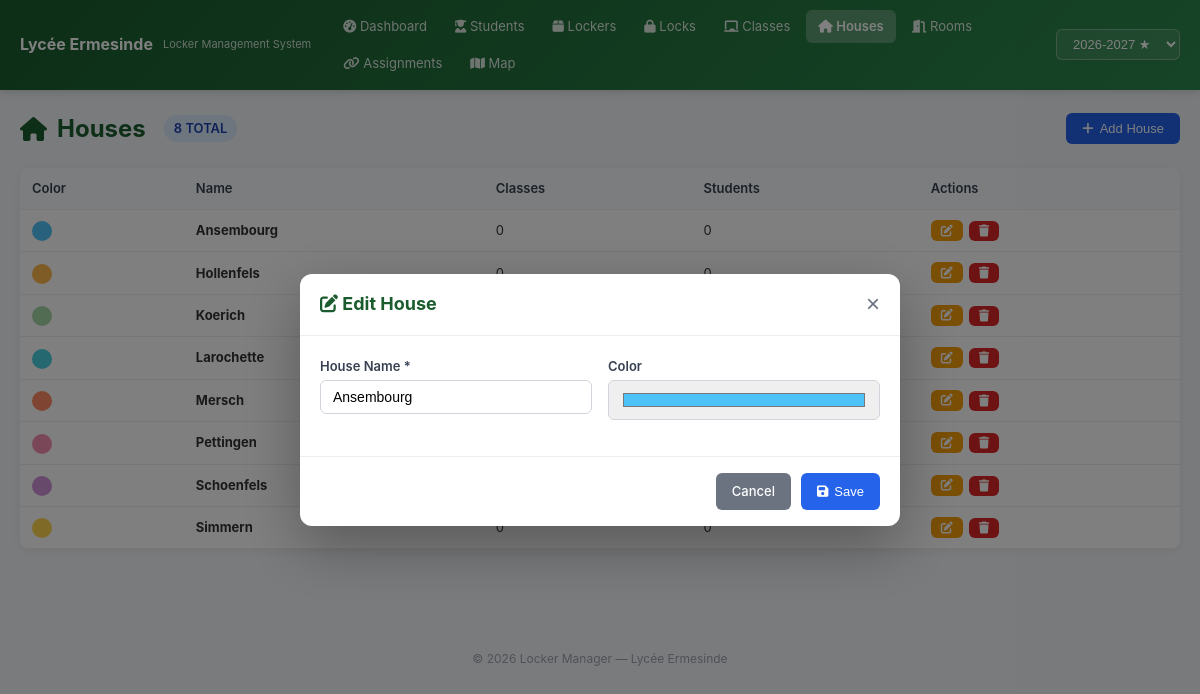
Page /houses.php?action=edit&id=1 on the committed database.
### tables this page shows
CREATE TABLE IF NOT EXISTS houses (
    id INT AUTO_INCREMENT PRIMARY KEY,
    name VARCHAR(100) NOT NULL UNIQUE,
    color VARCHAR(20) DEFAULT '#999999',
    created_at TIMESTAMP DEFAULT CURRENT_TIMESTAMP
);

### includes/db.php (called while the page is built, shortened)
<?php
class DB {
    private static ?PDO $instance = null;
    public static function getInstance(): PDO {
        if (self::$instance === null) {
            $dsn = 'mysql:host=' . DB_HOST . ';dbname=' . DB_NAME . ';charset=' . DB_CHARSET;
            $options = [
                PDO::ATTR_ERRMODE            => PDO::ERRMODE_EXCEPTION,
                PDO::ATTR_DEFAULT_FETCH_MODE => PDO::FETCH_ASSOC,
                PDO::ATTR_EMULATE_PREPARES   => false,
            ];
            self::$instance = new PDO($dsn, DB_USER, DB_PASS, $options);
        }
        return self::$instance;
    }
    public static function query(string $sql, array $params = []): PDOStatement {
        $stmt = self::getInstance()->prepare($sql);
        $stmt->execute($params);
        return $stmt;
    }
    public static function fetchAll(string $sql, array $params = []): array {
        return self::query($sql, $params)->fetchAll();
    }
    public static function fetchOne(string $sql, array $params = []): array|null|false {
        return self::query($sql, $params)->fetch();
    }
}

### includes/helpers.php (called while the page is built, shortened)
<?php
require_once __DIR__ . '/db.php';
function h(?string $str): string {
    return htmlspecialchars($str ?? '', ENT_QUOTES, 'UTF-8');
}

### houses.php (the view, shortened to what this page needs)
<?php
require_once 'includes/helpers.php';
$houses = DB::fetchAll("
    SELECT h.*,
           (SELECT COUNT(*) FROM classes WHERE house_id = h.id) as class_count,
           (SELECT COUNT(*) FROM students s JOIN classes c ON s.class_id = c.id WHERE c.house_id = h.id) as student_count
    FROM houses h ORDER BY h.name
");
$editHouse = null;
if (isset($_GET['action']) && $_GET['action'] === 'edit' && isset($_GET['id'])) {
    $editHouse = DB::fetchOne("SELECT * FROM houses WHERE id = ?", [(int)$_GET['id']]);
}
include 'includes/header.php';
?>
<div class="page-header">
    <h1><i class="fas fa-home"></i> Houses
        <span class="badge badge-info" style="font-size:13px; margin-left:8px"><?= count($houses) ?> total</span>
    </h1>
    <button class="btn btn-primary" onclick="openModal('addHouseModal')"><i class="fas fa-plus"></i> Add House</button>
</div>
<div class="card">
    <div class="card-body" style="padding:0">
        <div class="table-wrapper">
        <table>
            <thead>
                <tr>
                    <th>Color</th>
                    <th>Name</th>
                    <th>Classes</th>
                    <th>Students</th>
                    <th>Actions</th>
                </tr>
            </thead>
            <tbody>
                <?php foreach ($houses as $house): ?>
                <tr>
                    <td><span class="house-dot" style="background:<?= h($house['color']) ?>; width:20px; height:20px;"></span></td>
                    <td><strong><?= h($house['name']) ?></strong></td>
                    <td><?= $house['class_count'] ?></td>
                    <td><?= $house['student_count'] ?></td>
                    <td>
                        <div class="btn-group">
                            <a href="houses.php?action=edit&id=<?= $house['id'] ?>" class="btn btn-warning btn-sm"><i class="fas fa-edit"></i></a>
                            <form method="post" style="display:inline">
                                <button class="btn btn-danger btn-sm" type="submit" data-confirm="Delete house '<?= h($house['name']) ?>'?"><i class="fas fa-trash"></i></button>
                            </form>
                        </div>
                    </td>
                </tr>
                <?php endforeach; ?>
            </tbody>
        </table>
        </div>
    </div>
</div>
<?php if ($editHouse): ?>
<div class="modal-overlay open" id="editHouseModal">
    <div class="modal">
        <div class="modal-header">
            <h3><i class="fas fa-edit"></i> Edit House</h3>
            <button class="modal-close" onclick="window.location='houses.php'">×</button>
        </div>
        <form method="post">
            <div class="modal-body">
                <div class="form-row">
                    <div class="form-group">
                        <label class="form-label">House Name *</label>
                        <input type="text" name="name" class="form-control" value="<?= h($editHouse['name']) ?>" required>
                    </div>
                    <div class="form-group">
                        <label class="form-label">Color</label>
                        <input type="color" name="color" class="form-control" value="<?= h($editHouse['color'] ?? '#999999') ?>" style="height:40px">
                    </div>
                </div>
            </div>
            <div class="modal-footer">
                <a href="houses.php" class="btn btn-secondary">Cancel</a>
                <button type="submit" class="btn btn-primary"><i class="fas fa-save"></i> Save</button>
            </div>
        </form>
    </div>
</div>
<?php endif; ?>
<?php include 'includes/footer.php'; ?>

### assets/css/style.css (style rules this page uses)
*, *::before, *::after { box-sizing: border-box; margin: 0; padding: 0; }
body { font-family: -apple-system, BlinkMacSystemFont, 'Segoe UI', Roboto, Oxygen, sans-serif; background: #f4f6f9; color: #333; line-height: 1.6; min-height: 100vh; }
a { color: #2563eb; text-decoration: none; }
.card { background: #fff; border-radius: 10px; box-shadow: 0 2px 8px rgba(0,0,0,0.06); margin-bottom: 20px; overflow: hidden; }
.card-body { padding: 20px; }
.page-header { display: flex; justify-content: space-between; align-items: center; margin-bottom: 20px; flex-wrap: wrap; gap: 10px; }
.page-header h1 { font-size: 24px; color: #1a5c2e; display: flex; align-items: center; gap: 10px; }
.btn { display: inline-flex; align-items: center; gap: 6px; padding: 8px 16px; border-radius: 6px; border: none; font-size: 13px; font-weight: 500; cursor: pointer; transition: all 0.2s; text-decoration: none; }
.btn-primary { background: #2563eb; color: #fff; }
.btn-secondary { background: #6b7280; color: #fff; }
.btn-warning { background: #f59e0b; color: #fff; }
.btn-danger { background: #dc2626; color: #fff; }
.btn-sm { padding: 4px 10px; font-size: 12px; }
.btn-group { display: flex; gap: 6px; flex-wrap: wrap; }
.table-wrapper { overflow-x: auto; }
table { width: 100%; border-collapse: collapse; font-size: 13px; }
thead { background: #f8fafc; }
th, td { padding: 10px 12px; text-align: left; border-bottom: 1px solid #eee; }
th { font-weight: 600; color: #374151; white-space: nowrap; }
.badge { display: inline-block; padding: 3px 10px; border-radius: 20px; font-size: 11px; font-weight: 600; text-transform: uppercase; }
.badge-info { background: #dbeafe; color: #1e40af; }
.form-control { width: 100%; padding: 8px 12px; border: 1px solid #d1d5db; border-radius: 6px; font-size: 14px; transition: border-color 0.2s; }
.form-label { display: block; font-weight: 600; margin-bottom: 4px; font-size: 13px; color: #374151; }
.form-group { margin-bottom: 16px; }
.form-row { display: grid; grid-template-columns: 1fr 1fr; gap: 16px; }
.modal-overlay { display: none; position: fixed; top: 0; left: 0; right: 0; bottom: 0; background: rgba(0,0,0,0.5); z-index: 2000; align-items: center; justify-content: center; }
.modal-overlay.open { display: flex; }
.modal { background: #fff; border-radius: 12px; width: 90%; max-width: 600px; max-height: 90vh; overflow-y: auto; box-shadow: 0 20px 60px rgba(0,0,0,0.3); }
.modal-header { display: flex; justify-content: space-between; align-items: center; padding: 16px 20px; border-bottom: 1px solid #eee; }
.modal-header h3 { font-size: 18px; color: #1a5c2e; }
.modal-close { background: none; border: none; font-size: 24px; cursor: pointer; color: #6b7280; }
.modal-body { padding: 20px; }
.modal-footer { padding: 16px 20px; border-top: 1px solid #eee; display: flex; justify-content: flex-end; gap: 10px; }
.house-dot { display: inline-block; width: 12px; height: 12px; border-radius: 50%; margin-right: 6px; vertical-align: middle; }

### rows in the picture
houses: name "Ansembourg", class_count "0", student_count "0", color "#4fc3f7"
houses: name "Hollenfels", class_count "0", student_count "0"
houses: name "Koerich"
houses: name "Larochette"
houses: name "Mersch"
houses: name "Pettingen"
houses: name "Schoenfels"
houses: name "Simmern", class_count "0", student_count "0"

### other values in the picture
count($houses) "8"
APP_NAME "Locker Manager"
form field value "2026-2027 ★"
